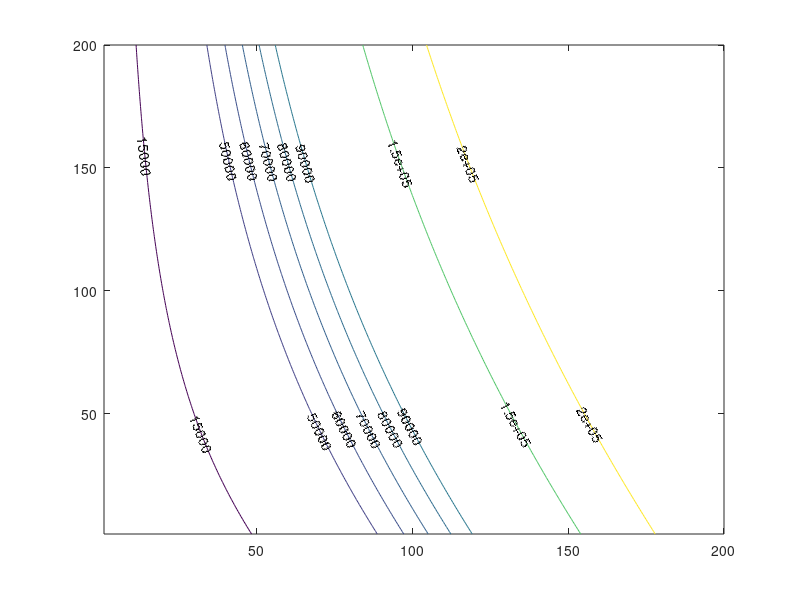

The MATLAB source for this figure: (Note: this script raises an error after producing the figure.)
%%%%%%%%%%%%%%%%%%%%%%%%%%%%%%%%%%%%%%%%%
% MATLAB code quadr_examp12.m
%%%%%%%%%%%%%%%%%%%%%%%%%%%%%%%%%%%%%%%%%
%
% x1 -> radius of can
% x2 -> height of can
% area -> area of can
% pi -> MATLAB variable
% x,y,z -> array of design points
% vv -> user identified contour values
% xit, x2t-> identified point at which gradient required
% contour -> MATLAB function to generate contours
% syms -> symbolic object (MATLAB function)
% subs -> symbolic substitution (MATLAB function)
% gradient -> analytical value
% hessian -> analytical value
% xlabel, ylabel, legend, plot, hold on -> MATLAB functions
%
clear all
clc
for x1 = 1:200
    for x2 = 1:200
        area = 2*pi*x1*x2 + 2*pi*x1*x1;
        x(x1,x2) = x1;
        y(x1,x2) = x2;
        z(x1,x2) = area;
    end
end
vv = [15000;50000;60000;70000;80000;90000;150000;200000];
[c, h] = contour(x,y,z,vv); clabel(c, h);
hold on
syms x1p x2p
gradient = [2*pi*x2p+4*pi*x1p;2*pi*x1p];
hessian = [4*pi 2*pi; 2*pi 0];
% Linear approximation
x1p = 60;
x2p = 72.629;
gf = subs(gradient);
for delx1 = 1:60
    for delx2 = 1:60
        x1 = x1p + delx1;
        x2 = x2p + delx2;
        area = 2*pi*x1p*x2p + 2*pi*x1p*x1p + gf'*[delx1;delx2] + 0.5*[delx1 delx2]*(hessian*[delx1;delx2]);
        [x1 x2 area];
        xx(delx1,delx2) = x1;
        yy(delx1,delx2) = x2;
        zz(delx1,delx2) = area;
    end
end
vv1 = [50000;60000;70000;80000;90000];
[c, h] = contour(xx,yy,zz,vv1,'rd','LineWidth',3); 
xlabel('x_1, mm')
ylabel('x_2, mm')
legend('Objective Function','Quadratic approx.')

%%%%%%%%%%%%%%%%%%%%%%%%%%%%%%%%%%%%%%%%%%
